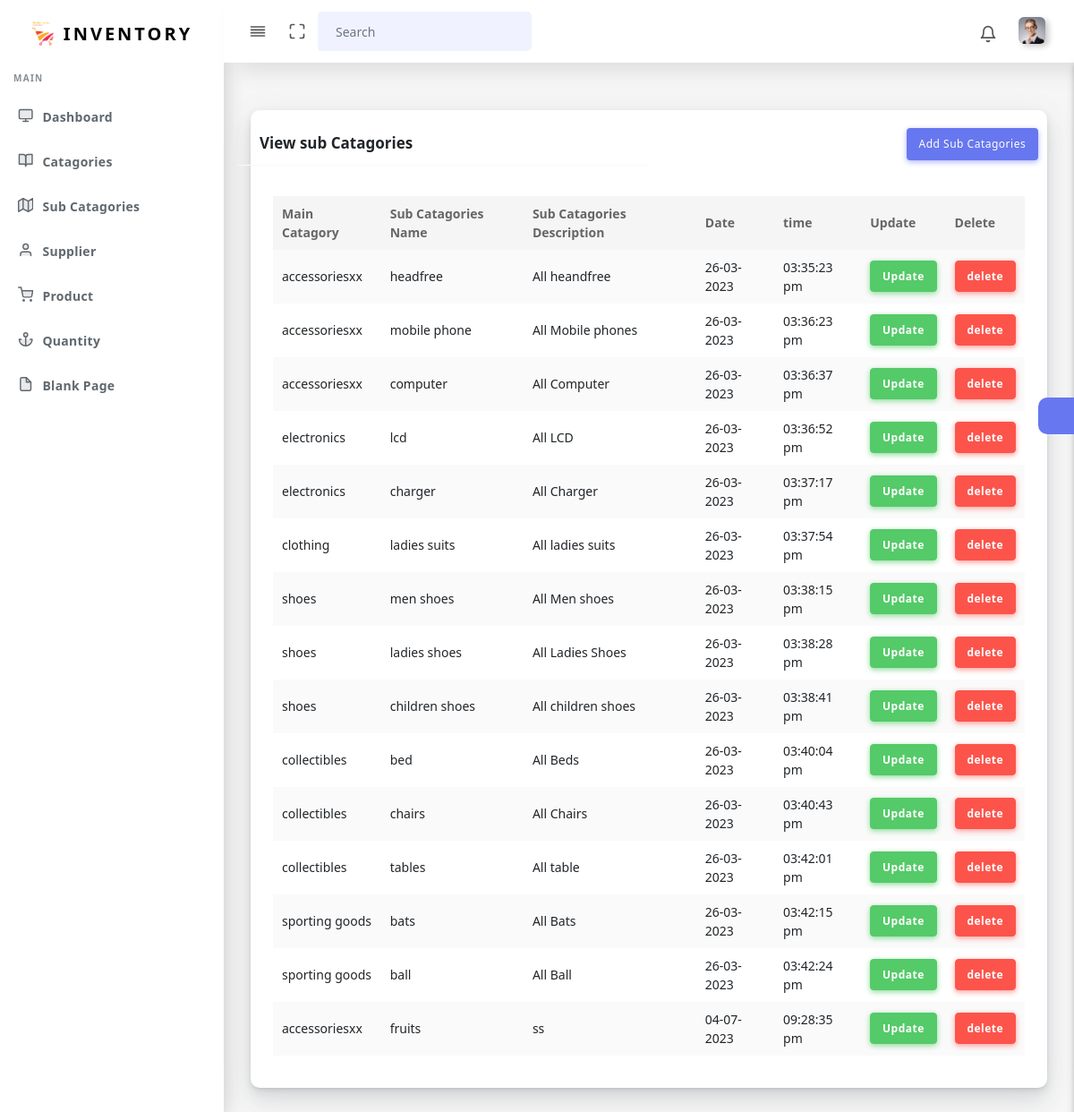
The page /view_sub-catagory.php (signed in) on the database its author committed.
### tables this page shows
CREATE TABLE `catagories` (
  `cid` bigint(255) NOT NULL,
  `cname` varchar(255) NOT NULL,
  `cdes` varchar(255) NOT NULL,
  `cdate` varchar(255) NOT NULL,
  `ctime` varchar(255) NOT NULL
);

CREATE TABLE `subcatagorys` (
  `subid` bigint(255) NOT NULL,
  `subname` varchar(255) NOT NULL,
  `subdes` varchar(255) NOT NULL,
  `catagory` varchar(255) NOT NULL,
  `subdate` varchar(255) NOT NULL,
  `subtime` varchar(255) NOT NULL
);

### view_sub-catagory.php (the view, shortened to what this page needs)
<?php
   include "./include/header.php";
   include "./include/connection.php";
?>
<body>
    <div id="app">
        <div class="main-wrapper main-wrapper-1">
            <div class="navbar-bg"></div>
            <?php
        include "./include/navebar.php";
      ?>
            <div class="main-sidebar sidebar-style-2">
                <?php
        include "./include/aside.php"
      ?>
            </div>
            <div class="main-content">
                <section class="section">
                    <div class="section-body">
                        <div class="row">
                            <div class="col-12">
                                <div class="card">
                                    <div class="row">
                                        <div class="card-header col-6 ">
                                            <h4>View sub Catagories</h4>
                                        </div>
                                        <div class=" card-footer col-6 text-right ">
                                            <button name="submit" class="btn btn-primary  "> <a
                                                    href="./add_sub-catagory.php" class="text-white"> Add Sub
                                                    Catagories</a></button>
                                        </div>
                                    </div>
                                    <div class="card-body">
                                        <div class="table-responsive">
                                            <table class="table table-striped table-hover" id="tableExport"
                                                style="width:100%;">
                                                <thead>
                                                    <tr>
                                                        <th>Main Catagory</th>
                                                        <th>Sub Catagories Name</th>
                                                        <th> Sub Catagories Description</th>
                                                        <th>Date</th>
                                                        <th>time</th>
                                                        <th>Update</th>
                                                        <th>Delete</th>
                                                    </tr>
                                                </thead>
                                                <tbody>
                                                    <?php
                          $sql="SELECT * FROM `catagories` INNER JOIN `subcatagorys` ON cid=catagory";
                          $run=mysqli_query($conn,$sql);
                          while($fet=mysqli_fetch_assoc($run)){
                         ?>
                                                    <tr>
                                                        <td><?php echo $fet['cname'];?></td>
                                                        <td><?php echo $fet['subname'];?></td>
                                                        <td><?php echo $fet['subdes'];?></td>
                                                        <td><?php echo $fet['subdate'];?></td>
                                                        <td><?php echo $fet['subtime'];?></td>
                                                        <td><a class="btn btn-success" target="_blank"
                                                                href="updated-subcatagory.php?subid=<?php echo $fet['subid']?>">Update</a>
                                                        </td>
                                                        <td><a class="btn btn-danger" target="_blank"
                                                                href="deleted-subcatagory.php?subid=<?php echo $fet['subid']?>">delete</a>
                                                        </td>
                                                    </tr>
                                                    <?php
                            }
                         ?>
                                                </tbody>
                                            </table>
                                        </div>
                                    </div>
                                </div>
                            </div>
                        </div>
                    </div>
                </section>
                <div class="settingSidebar">
                    <a href="javascript:void(0)" class="settingPanelToggle"> <i class="fa fa-spin fa-cog"></i>
                    </a>
                </div>
            </div>
        </div>
    </div>
</body>
</html>

### rows shown on the page
catagories: cname "accessoriesxx", subcatagorys.subname "headfree", subcatagorys.subdes "All heandfree", subcatagorys.subdate "26-03-2023", subcatagorys.subtime "03:35:23 pm", subcatagorys.subname "mobile phone", subcatagorys.subdes "All Mobile phones", subcatagorys.subtime "03:36:23 pm", subcatagorys.subname "computer", subcatagorys.subdes "All Computer", subcatagorys.subtime "03:36:37 pm", subcatagorys.subname "fruits", subcatagorys.subdes "ss", subcatagorys.subdate "04-07-2023", subcatagorys.subtime "09:28:35 pm"
catagories: cname "electronics", subcatagorys.subname "lcd", subcatagorys.subdes "All LCD", subcatagorys.subdate "26-03-2023", subcatagorys.subtime "03:36:52 pm", subcatagorys.subname "charger", subcatagorys.subdes "All Charger", subcatagorys.subtime "03:37:17 pm"
catagories: cname "clothing", subcatagorys.subname "ladies suits", subcatagorys.subdes "All ladies suits", subcatagorys.subdate "26-03-2023", subcatagorys.subtime "03:37:54 pm"
catagories: cname "shoes", subcatagorys.subname "men shoes", subcatagorys.subdes "All Men shoes", subcatagorys.subdate "26-03-2023", subcatagorys.subtime "03:38:15 pm", subcatagorys.subname "ladies shoes", subcatagorys.subdes "All Ladies Shoes", subcatagorys.subtime "03:38:28 pm", subcatagorys.subname "children shoes", subcatagorys.subdes "All children shoes", subcatagorys.subtime "03:38:41 pm"
catagories: cname "collectibles", subcatagorys.subname "bed", subcatagorys.subdes "All Beds", subcatagorys.subdate "26-03-2023", subcatagorys.subtime "03:40:04 pm", subcatagorys.subname "chairs", subcatagorys.subdes "All Chairs", subcatagorys.subtime "03:40:43 pm", subcatagorys.subname "tables", subcatagorys.subdes "All table", subcatagorys.subtime "03:42:01 pm"
catagories: cname "sporting goods", subcatagorys.subname "bats", subcatagorys.subdes "All Bats", subcatagorys.subdate "26-03-2023", subcatagorys.subtime "03:42:15 pm", subcatagorys.subname "ball", subcatagorys.subdes "All Ball", subcatagorys.subtime "03:42:24 pm"
